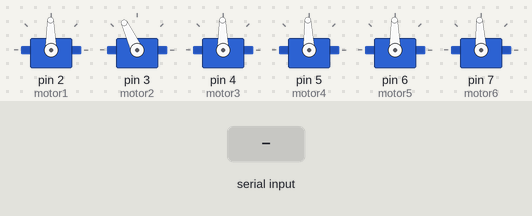
This sketch was run on a simulated Arduino Uno, built with avr-gcc and run on an emulated ATmega328P. Shown: 6 × servo. The inputs (shaded band) are chosen by the test bench. What the sketch prints to the serial monitor is not drawn.

Above: at 1.2 s.
1.3 s: byte 1 (1) received over Serial
4.3 s: byte 2 (2) received over Serial
7.3 s: byte 3 (3) received over Serial
10.3 s: byte 4 (4) received over Serial
Timing chart, 0 to 13.3 s (numbered marks = the images above; inputs shaded):
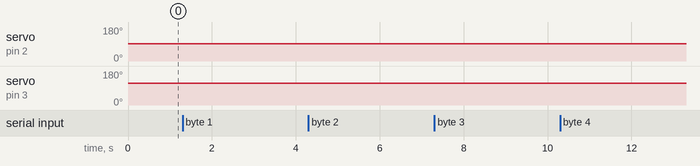

The sketch:

main.ino
```cpp
#include <Servo.h>
#include <SoftwareSerial.h>

//-------------------------------------------------------------- variables ----------------------------------------
int buttonPin = 0;
int buttonCompareValue = 1023/2; // values: 0-1023

char commandChar;

int dataIn = 0;
/*
 * 0 == stop
 * 1 == forward
 * 2 == backward
 * 3 == left
 * 4 == right
 */

// create servo variables for the motors
Servo motor1; // left  1
Servo motor2; // left  2
Servo motor3; // left  3
Servo motor4; // right 1
Servo motor5; // right 2
Servo motor6; // right 3


//-------------------------------------------------------------- setup --------------------------------------------
void setup() {
  // put your setup code here, to run once:


  // attach servos to pins
  attachServos();
  motorsStop();

  Serial.begin(9600);
  while (!Serial) {
    ; // wait for serial port to connect. Needed for native USB port only
  }

  Serial.write("Setup done.\n");
}

//-------------------------------------------------------------- loop ----------------------------------------------
void loop() {
  // put your main code here, to run repeatedly:

  if (Serial.available() > 0) {
    dataIn = Serial.read();
  }

  // do the movement as the dataIn says
  if (dataIn == 0) {
    motorsStop();
    dataIn == -1;
  }

  if (dataIn == 1) {
    motorsFwd();
    dataIn == -1;
  }

  if (dataIn == 2) {
    motorsBck();
    dataIn == -1;
  }

  if (dataIn == 3) {
    motorsLeft();
    dataIn == -1;
  }

  if (dataIn == 4) {
    motorsRight();
    dataIn == -1;
  }
}

//-------------------------------------------------------------- functions -----------------------------------------

// returns 1 if button analog value is higher tan compare value
int readBtn(){
  if (analogRead(buttonPin) > buttonCompareValue) {
    delay(100);
    if (analogRead(buttonPin) > buttonCompareValue) {
      return 1;
    }
  }
  return 0;
}

// do actions according to recived byte
void processCommand(char command) {

  switch(command){
    case 'w': {
      motorsFwd();
      Serial.write("forward\n");
    }
    break;

    case 's': {
      motorsStop();
      Serial.write("stop\n");
    }
    break;

    default: {
      Serial.write("invalid command byte\n");
    }
    break;
  }
}


// stops all motors
void motorsStop() {
  motor1.write(91);   //stable stop
  motor2.write(115);  //stable stop
  motor3.write(91);   //stable stop
  motor4.write(92);   //stable stop
  motor5.write(91);   //stable stop
  motor6.write(93);   //stable stop
}


// go forward
void motorsFwd(){
  motorsStop();
  delay(20);
  motor1.write(1);
  motor2.write(1);
  motor3.write(1);
  motor4.write(179);
  motor5.write(179);
  motor6.write(179);
}

// go backward
void motorsBck(){
  motorsStop();
  delay(20);
  motor1.write(179);
  motor2.write(179);
  motor3.write(179);
  motor4.write(1);
  motor5.write(1);
  motor6.write(1);
}

// turn right
void motorsRight(){
  motorsStop();
  delay(20);
  motor1.write(1);
  motor2.write(1);
  motor3.write(1);
  motor4.write(1);
  motor5.write(1);
  motor6.write(1);
}

// turn left
void motorsLeft(){
  motorsStop();
  delay(20);
  motor1.write(179);
  motor2.write(179);
  motor3.write(179);
  motor4.write(179);
  motor5.write(179);
  motor6.write(179);
}

// attaches servos to pins
void attachServos() {
  motor1.attach(2);
  motor2.attach(3);
  motor3.attach(4);
  motor4.attach(5);
  motor5.attach(6);
  motor6.attach(7);
}
```

Measured:
- after the input at 4.3 s, servo on pin 2 (motor1): stays 91° (without the input it goes to 1° after 3.0 s); servo on pin 3 (motor2): stays 115° (without the input it goes to 1° after 3.0 s)
